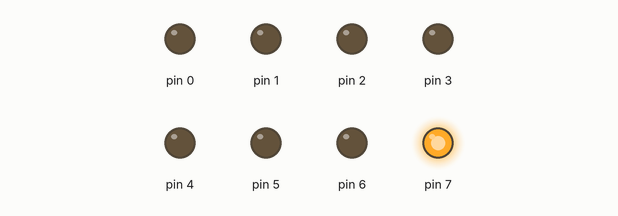
Recording of a sketch running on a simulated Arduino Uno, built with avr-gcc and run on an emulated ATmega328P. Parts: output pins drawn as LEDs (lit = HIGH).

Above: at 0.5 s.
At 2.5 s:
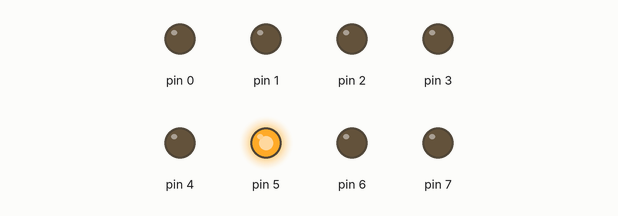
At 3.5 s:
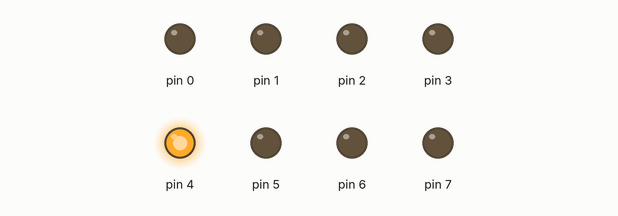
At 5.5 s:
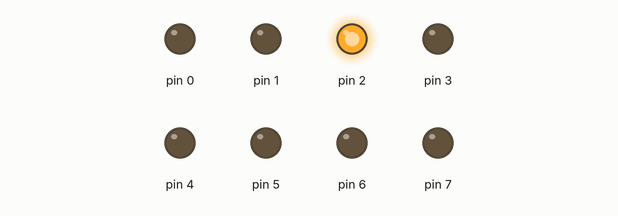
At 7.5 s:
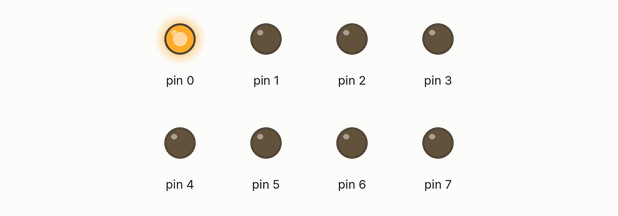
At 10.5 s:
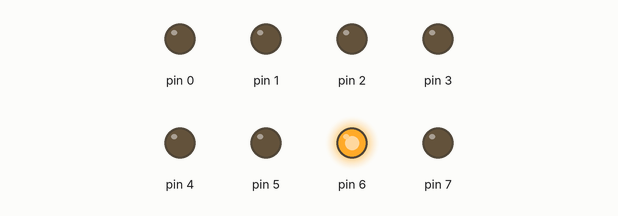
Timing chart, 0 to 11.7 s (numbered marks = the images above):
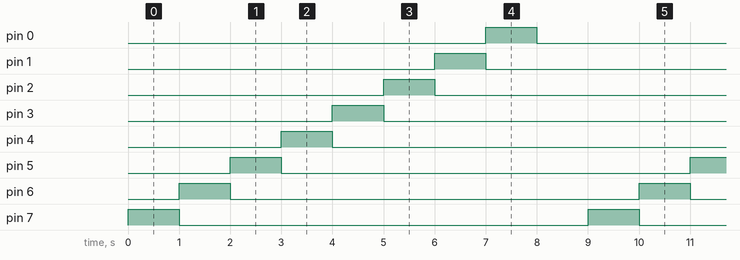

Measured:
- by itself, pin 0–7: alternates HIGH for 1.0 s and LOW for 8.0 s
- by itself, everything shown: repeats every 9.0 s, in 9 steps

The sketch:

EX1_22-1-20.ino
```cpp
void setup()
{
  DDRD = 0b11111111;

}

void loop(){
  PORTD = 0b10000000;
  delay(1000);
  for(int i=0;i<8;i++){
    PORTD = PORTD>>1;
    delay(1000);
  }
}
```
